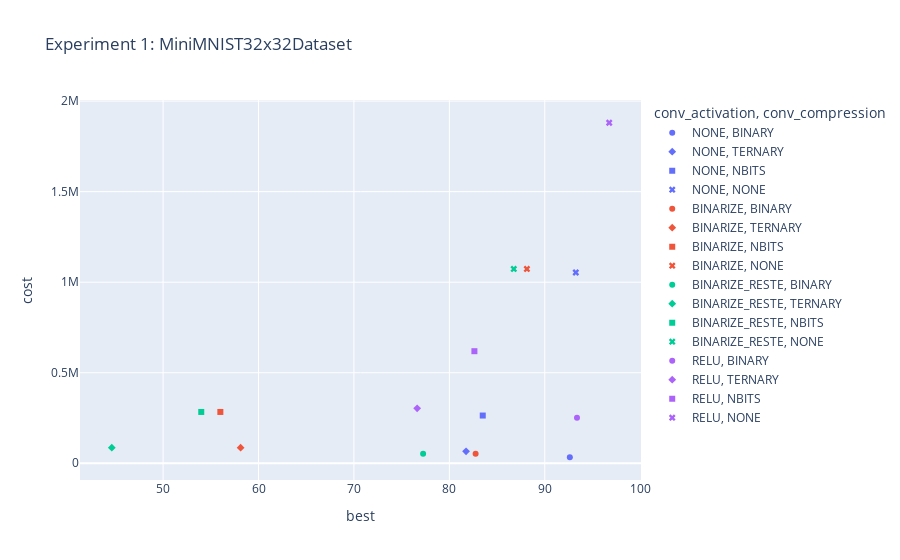

The notebook cell this image was saved under:
### Code cell
import plotly.express as px

px.scatter(
    df,
    x="best",
    y="cost",
    color="conv_activation",
    symbol="conv_compression",
    title="Experiment 1: MiniMNIST32x32Dataset",
    labels={
        "conv_bitwidth": "Convolutional Layer Bitwidth",
        "fc_bitwidth": "Fully Connected Layer Bitwidth",
        "mean": "Accuracy (%)"
    }
).show()

### Figure 1 — Plotly figure (JSON) as saved in the notebook; plotly's stock layout.template omitted (floating-point values rounded to 4 significant figures)
{"data": [{"hovertemplate": "conv_activation=NONE<br>conv_compression=BINARY<br>best=%{x}<br>cost=%{y}<extra></extra>", "legendgroup": "NONE, BINARY", "marker": {"color": "#636efa", "symbol": "circle"}, "mode": "markers", "name": "NONE, BINARY", "orientation": "v", "showlegend": true, "type": "scatter", "x": [92.62], "xaxis": "x", "y": [33350.0], "yaxis": "y"}, {"hovertemplate": "conv_activation=NONE<br>conv_compression=TERNARY<br>best=%{x}<br>cost=%{y}<extra></extra>", "legendgroup": "NONE, TERNARY", "marker": {"color": "#636efa", "symbol": "diamond"}, "mode": "markers", "name": "NONE, TERNARY", "orientation": "v", "showlegend": true, "type": "scatter", "x": [81.75], "xaxis": "x", "y": [66260.0], "yaxis": "y"}, {"hovertemplate": "conv_activation=NONE<br>conv_compression=NBITS<br>best=%{x}<br>cost=%{y}<extra></extra>", "legendgroup": "NONE, NBITS", "marker": {"color": "#636efa", "symbol": "square"}, "mode": "markers", "name": "NONE, NBITS", "orientation": "v", "showlegend": true, "type": "scatter", "x": [83.5], "xaxis": "x", "y": [263700.0], "yaxis": "y"}, {"hovertemplate": "conv_activation=NONE<br>conv_compression=NONE<br>best=%{x}<br>cost=%{y}<extra></extra>", "legendgroup": "NONE, NONE", "marker": {"color": "#636efa", "symbol": "x"}, "mode": "markers", "name": "NONE, NONE", "orientation": "v", "showlegend": true, "type": "scatter", "x": [93.25], "xaxis": "x", "y": [1053000.0], "yaxis": "y"}, {"hovertemplate": "conv_activation=BINARIZE<br>conv_compression=BINARY<br>best=%{x}<br>cost=%{y}<extra></extra>", "legendgroup": "BINARIZE, BINARY", "marker": {"color": "#EF553B", "symbol": "circle"}, "mode": "markers", "name": "BINARIZE, BINARY", "orientation": "v", "showlegend": true, "type": "scatter", "x": [82.75], "xaxis": "x", "y": [53150.0], "yaxis": "y"}, {"hovertemplate": "conv_activation=BINARIZE<br>conv_compression=TERNARY<br>best=%{x}<br>cost=%{y}<extra></extra>", "legendgroup": "BINARIZE, TERNARY", "marker": {"color": "#EF553B", "symbol": "diamond"}, "mode": "markers", "name": "BINARIZE, TERNARY", "orientation": "v", "showlegend": true, "type": "scatter", "x": [58.12], "xaxis": "x", "y": [86060.0], "yaxis": "y"}, {"hovertemplate": "conv_activation=BINARIZE<br>conv_compression=NBITS<br>best=%{x}<br>cost=%{y}<extra></extra>", "legendgroup": "BINARIZE, NBITS", "marker": {"color": "#EF553B", "symbol": "square"}, "mode": "markers", "name": "BINARIZE, NBITS", "orientation": "v", "showlegend": true, "type": "scatter", "x": [56.0], "xaxis": "x", "y": [283500.0], "yaxis": "y"}, {"hovertemplate": "conv_activation=BINARIZE<br>conv_compression=NONE<br>best=%{x}<br>cost=%{y}<extra></extra>", "legendgroup": "BINARIZE, NONE", "marker": {"color": "#EF553B", "symbol": "x"}, "mode": "markers", "name": "BINARIZE, NONE", "orientation": "v", "showlegend": true, "type": "scatter", "x": [88.12], "xaxis": "x", "y": [1073000.0], "yaxis": "y"}, {"hovertemplate": "conv_activation=BINARIZE_RESTE<br>conv_compression=BINARY<br>best=%{x}<br>cost=%{y}<extra></extra>", "legendgroup": "BINARIZE_RESTE, BINARY", "marker": {"color": "#00cc96", "symbol": "circle"}, "mode": "markers", "name": "BINARIZE_RESTE, BINARY", "orientation": "v", "showlegend": true, "type": "scatter", "x": [77.25], "xaxis": "x", "y": [53150.0], "yaxis": "y"}, {"hovertemplate": "conv_activation=BINARIZE_RESTE<br>conv_compression=TERNARY<br>best=%{x}<br>cost=%{y}<extra></extra>", "legendgroup": "BINARIZE_RESTE, TERNARY", "marker": {"color": "#00cc96", "symbol": "diamond"}, "mode": "markers", "name": "BINARIZE_RESTE, TERNARY", "orientation": "v", "showlegend": true, "type": "scatter", "x": [44.62], "xaxis": "x", "y": [86060.0], "yaxis": "y"}, {"hovertemplate": "conv_activation=BINARIZE_RESTE<br>conv_compression=NBITS<br>best=%{x}<br>cost=%{y}<extra></extra>", "legendgroup": "BINARIZE_RESTE, NBITS", "marker": {"color": "#00cc96", "symbol": "square"}, "mode": "markers", "name": "BINARIZE_RESTE, NBITS", "orientation": "v", "showlegend": true, "type": "scatter", "x": [54.0], "xaxis": "x", "y": [283500.0], "yaxis": "y"}, {"hovertemplate": "conv_activation=BINARIZE_RESTE<br>conv_compression=NONE<br>best=%{x}<br>cost=%{y}<extra></extra>", "legendgroup": "BINARIZE_RESTE, NONE", "marker": {"color": "#00cc96", "symbol": "x"}, "mode": "markers", "name": "BINARIZE_RESTE, NONE", "orientation": "v", "showlegend": true, "type": "scatter", "x": [86.75], "xaxis": "x", "y": [1073000.0], "yaxis": "y"}, {"hovertemplate": "conv_activation=RELU<br>conv_compression=BINARY<br>best=%{x}<br>cost=%{y}<extra></extra>", "legendgroup": "RELU, BINARY", "marker": {"color": "#ab63fa", "symbol": "circle"}, "mode": "markers", "name": "RELU, BINARY", "orientation": "v", "showlegend": true, "type": "scatter", "x": [93.38], "xaxis": "x", "y": [251000.0], "yaxis": "y"}, {"hovertemplate": "conv_activation=RELU<br>conv_compression=TERNARY<br>best=%{x}<br>cost=%{y}<extra></extra>", "legendgroup": "RELU, TERNARY", "marker": {"color": "#ab63fa", "symbol": "diamond"}, "mode": "markers", "name": "RELU, TERNARY", "orientation": "v", "showlegend": true, "type": "scatter", "x": [76.62], "xaxis": "x", "y": [303600.0], "yaxis": "y"}, {"hovertemplate": "conv_activation=RELU<br>conv_compression=NBITS<br>best=%{x}<br>cost=%{y}<extra></extra>", "legendgroup": "RELU, NBITS", "marker": {"color": "#ab63fa", "symbol": "square"}, "mode": "markers", "name": "RELU, NBITS", "orientation": "v", "showlegend": true, "type": "scatter", "x": [82.62], "xaxis": "x", "y": [618900.0], "yaxis": "y"}, {"hovertemplate": "conv_activation=RELU<br>conv_compression=NONE<br>best=%{x}<br>cost=%{y}<extra></extra>", "legendgroup": "RELU, NONE", "marker": {"color": "#ab63fa", "symbol": "x"}, "mode": "markers", "name": "RELU, NONE", "orientation": "v", "showlegend": true, "type": "scatter", "x": [96.75], "xaxis": "x", "y": [1880000.0], "yaxis": "y"}], "layout": {"legend": {"title": {"text": "conv_activation, conv_compression"}, "tracegroupgap": 0}, "title": {"text": "Experiment 1: MiniMNIST32x32Dataset"}, "xaxis": {"anchor": "y", "domain": [0, 1], "title": {"text": "best"}}, "yaxis": {"anchor": "x", "domain": [0, 1], "title": {"text": "cost"}}}}
